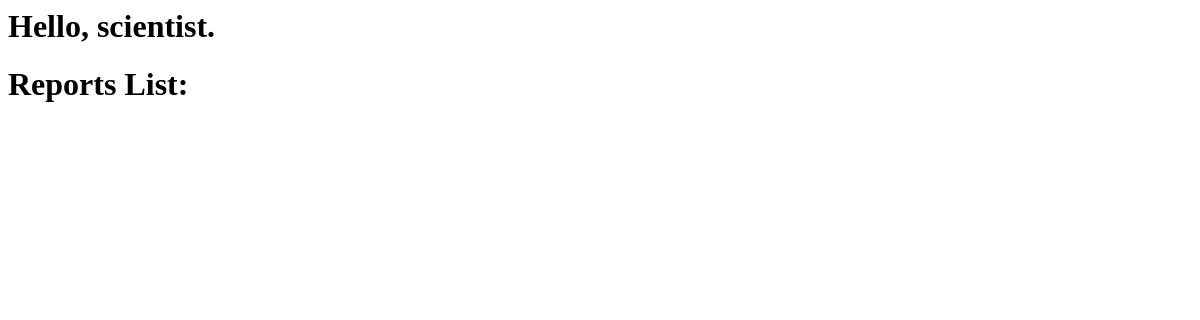
The page /reports/ (signed in) on the database as committed earlier.
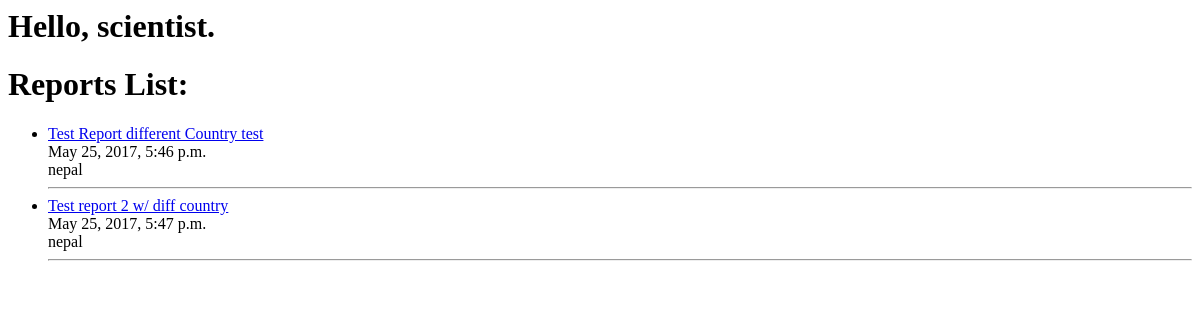
The same page on the database as committed later.
### reports/models.py (models this page shows, shortened)
class Report(models.Model):
	created_at = models.DateTimeField(auto_now_add=True)
	title = models.CharField(max_length=200)
	location = models.CharField(max_length=100)
	category = models.CharField(max_length=100, blank=False, null=False)
	description = models.TextField()
	advice = models.TextField()

### reports/views.py (the view)
class ReportList(ListView):
	model = Report
	context_object_name='reports'
	template_name = 'list.html'
	def get_queryset(self):
		user_loc = self.request.user.profile.get().location
		qs = super().get_queryset()
		return qs.filter(Q(location__icontains=user_loc))

### templates/reports/report_list.html (shortened to what this page needs)
<html>
	<head>
	</head>
	<body>
		{% if user.is_authenticated %}
		<h1>Hello, {{ request.user }}.</h1>
		<h1>Reports List: </h1>
		{% if reports %}
		<ul>
			{% for query in reports %}
			<li>
				<a href="{% url "reports:report_detail" pk=query.id %}">{{ query.title }}</a> <br>
				{{ query.created_at }} <br>
				{{ query.location }} <br>
			</li>
			<hr>
			{% endfor %}
		</ul>
		{% endif %}
		{% else %}
			<h1>Login <a href="{% url "accounts:login" %}">Here</a></h1>
		{% endif %}
	</body>
</html>

Rows that differ between the two databases and show on the page:
added Report: title "Test Report different Country test", created_at "May 25, 2017, 5:46 p.m.", location "nepal"
added Report: title "Test report 2 w/ diff country", created_at "May 25, 2017, 5:47 p.m.", location "nepal"
